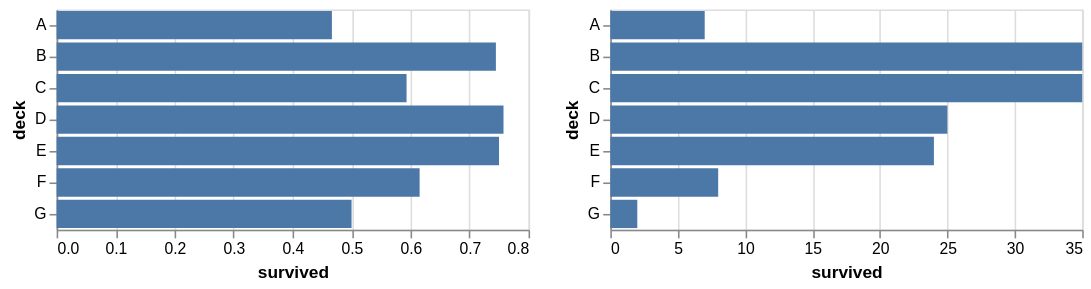

Notebook code cell kept with this figure:
### Code cell
chart1 | chart2

### Figure 1 — Vega-Lite specification as saved in the notebook (floating-point values rounded to 4 significant figures)
{"config": {"view": {"continuousWidth": 300, "continuousHeight": 300}}, "hconcat": [{"data": {"name": "data-4b0632abd3788f29089e8998b8e45b9b"}, "mark": {"type": "bar"}, "encoding": {"x": {"field": "survived", "type": "quantitative"}, "y": {"field": "deck", "type": "nominal"}}}, {"data": {"name": "data-102d94ad4afbe1e05e36262b0c5e1787"}, "mark": {"type": "bar"}, "encoding": {"x": {"field": "survived", "type": "quantitative"}, "y": {"field": "deck", "type": "nominal"}}}], "$schema": "https://vega.github.io/schema/vega-lite/v5.20.1.json", "datasets": {"data-4b0632abd3788f29089e8998b8e45b9b": [{"deck": "A", "survived": 0.4667}, {"deck": "B", "survived": 0.7447}, {"deck": "C", "survived": 0.5932}, {"deck": "D", "survived": 0.7576}, {"deck": "E", "survived": 0.75}, {"deck": "F", "survived": 0.6154}, {"deck": "G", "survived": 0.5}], "data-102d94ad4afbe1e05e36262b0c5e1787": [{"deck": "A", "survived": 7}, {"deck": "B", "survived": 35}, {"deck": "C", "survived": 35}, {"deck": "D", "survived": 25}, {"deck": "E", "survived": 24}, {"deck": "F", "survived": 8}, {"deck": "G", "survived": 2}]}}
